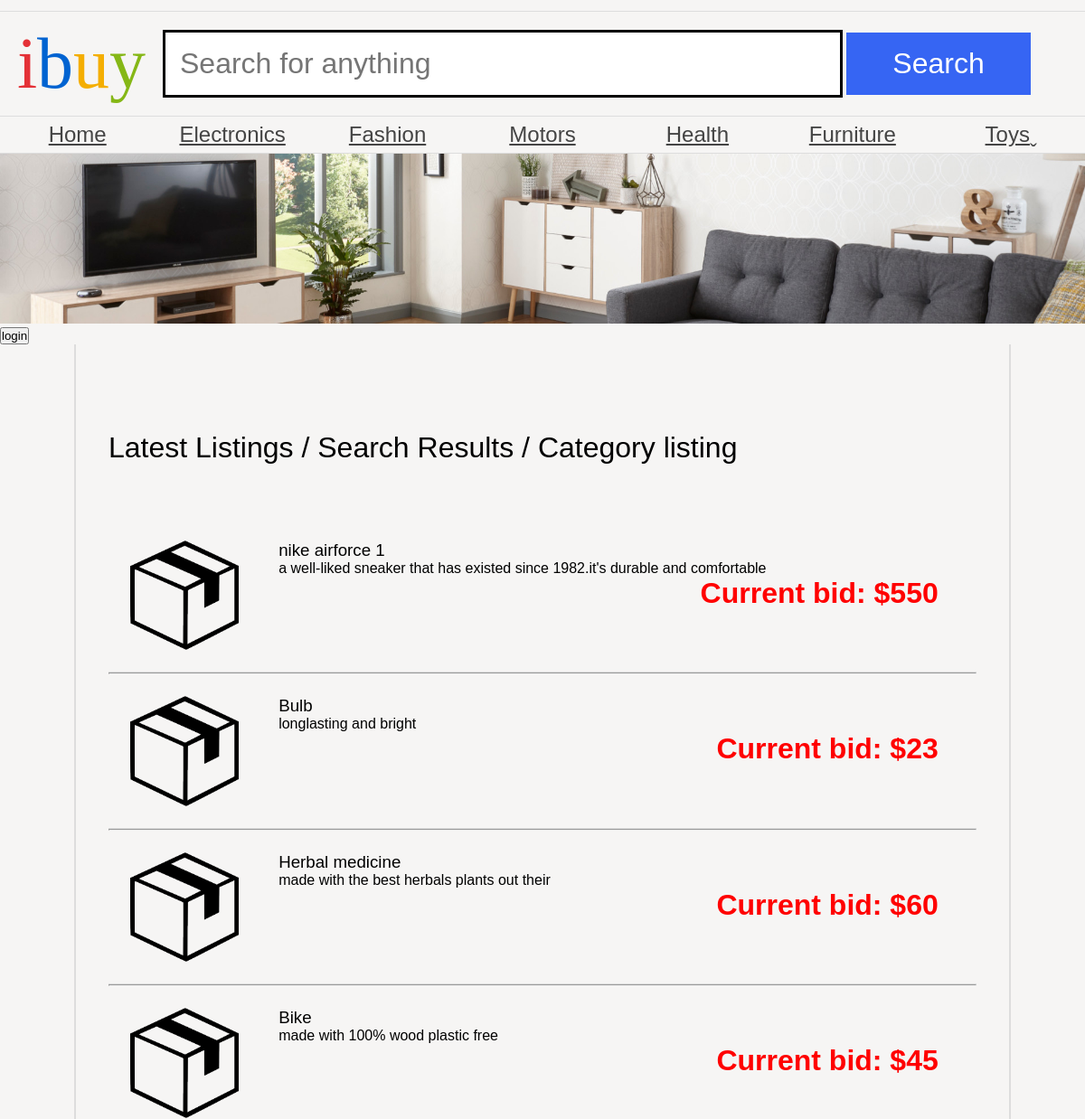
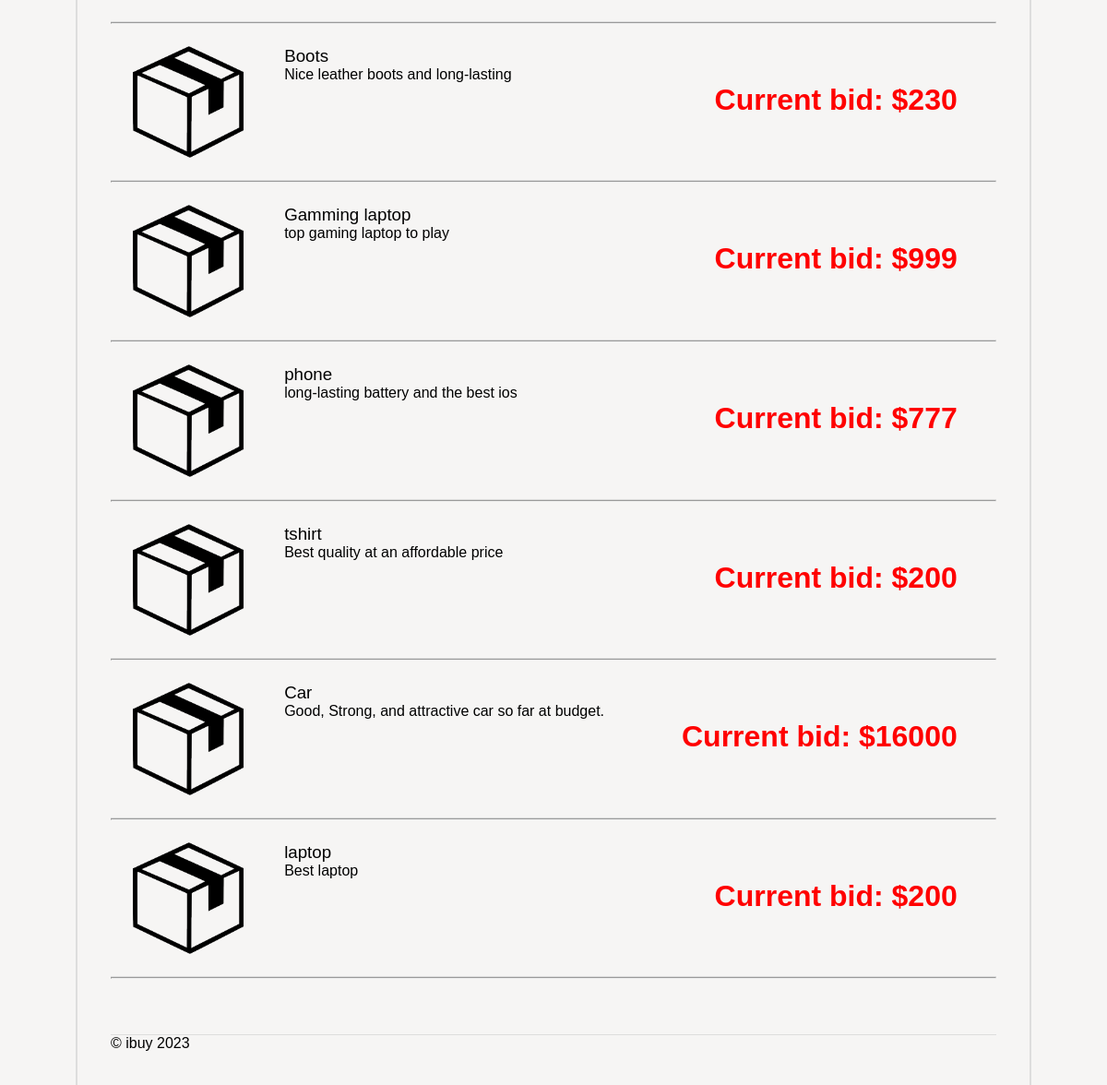
The page / on the database its author committed (2 pictures, top to bottom).
### tables this page shows
CREATE TABLE `category` (
  `category_id` int(2) NOT NULL AUTO_INCREMENT,
  `name` varchar(225) NOT NULL,
  PRIMARY KEY (`category_id`)
);

CREATE TABLE `auction` (
  `endDate` date NOT NULL,
  `auction_id` int(5) NOT NULL AUTO_INCREMENT,
  `title` varchar(50) NOT NULL,
  `description` varchar(1000) NOT NULL,
  `bid` double NOT NULL,
  `category` text NOT NULL,
  PRIMARY KEY (`auction_id`)
);

### index.php (the view, shortened to what this page needs)
<?php
	include 'header.php';
	include 'data-connection.php';
?>
<!DOCTYPE html>
<html>
	<head>
	</head>
	<body>
		<?php
		if(isset($_SESSION['userType'])){
			echo '<a href = "addAuction.php"> <button>addAuction</button></a>';
			if($_SESSION['userType']===1){
				?>
					<span class="dropdown">
		<button>Admin</button>
		<div class="dropdown-options">
			<a href="deleteCategory.php"><button>delete-Categories<button></a>
			<a href="addCategory.php"><button>Add-Categories<button></a>
			<a href="editCategory.php"><button>edit-Categories<button></a>
		</div>
		</div>
	</span>
				<?php
		}
			echo '<a href = "logout.php"> <button>logout</button></a>';
	}
			else{
      	echo '<p><a href = "login.php"> <button>login</button></a></p>';
	}	?>
			<main>
				<h1>Latest Listings / Search Results / Category listing</h1>
					<?php
					$get_products_query = $connection->prepare("SELECT * FROM auction ORDER BY auction_id DESC LIMIT 10");
					$get_products_query->execute();
					$auctionData = $get_products_query->fetchAll();
			foreach($auctionData as $auction){
			echo '<ul class="productList">';
			echo '<li>';
			echo '<img src="product.png" alt="product name">';
			echo '<article>';
			echo '<h2'.$auction['title'].'</h2>';
			echo '<h3>'.$auction['title'].'</h3>';
			echo '<p>'.$auction['description'].'</p>';
			echo '<p class="price">Current bid: $'.$auction['bid'].'</p>';
			echo '</article>';
			echo '</li>';
			echo '</ul>';
			echo '<hr />';
						}
			?>
<?php
	include 'footer.php';
?>
	</body>
</html>

### header.php (shortened to what this page needs)
<?php
include 'data-connection.php';?>
<!DOCTYPE html>
<html>
	<head>
		<link rel="stylesheet" href="ibuy.css" />
	</head>
	<body>
		<header>
			<h1><span class="i">i</span><span class="b">b</span><span class="u">u</span><span class="y">y</span></h1>
			<form action="#">
				<input type="text" name="search" placeholder="Search for anything" />
				<input type="submit" name="submit" value="Search" />
			</form>
		</header>
		<nav>
			<ul>
				<?php
				$get_categories_query = $connection->prepare("SELECT * FROM category");
				$get_categories_query->execute();
				$categories = $get_categories_query->fetchAll();
				foreach($categories as $category){
					echo '<li><a class="categoryLink" href="#">'.$category['name'].'</a></li>';
 }
				?>
			</ul>
		</nav>
		<img src="banners/1.jpg" alt="Banner" />

### footer.php
<footer>
				&copy; ibuy 2023
			</footer>
		</main>
	</body>
</html>

### ibuy.css (style rules this page uses)
* { margin: 0; padding: 0; }
body { font-family: 'Oxygen-Regular', sans-serif; background-color: #f6f5f4; max-width: 100vw; overflow-x: hidden; }
h1, h2, h3, h4 { font-weight: normal; }
a, a:visited { color: #444; }
header { margin-top: 1vw; font-family: 'Univers-Light-Normal'; display: grid; grid-template-columns: 15% 85%; align-items: center; padding-top: 1vw; padding-bottom: 1vw; border-top: 1px solid #ddd; border-bottom: 1px solid #ddd; }
header h1 { text-align: center; font-size: 5em; }
form { display: block; }
header form input[type=text] { border: 3px solid black; font-size: 2em; padding: 0.5em; width: 70%; }
body > img { width: 100vw; }
header form input[type=submit] { background-color: #3665f3; color: white; width: 20%; font-size: 2em; padding: 0.5em; cursor: pointer; border: 0; }
header .i { color: #e43137; }
header .b { color: #0063d1; }
header .u { color: #f4ae01; }
header .y { color: #85b716; }
body > nav { border-bottom: 1px solid #ddd; }
body > nav ul li:last-child a:after { content: 'ˬ'; position: absolute; }
body > nav ul { display: flex; width: 100vw; list-style-type: none; }
body > nav ul li { flex: 1; }
body > nav ul li a { display: block; text-align: center; padding-top: 0.5vw; padding-bottom: 0.5vw; font-size: 1.5em; }
.productList { list-style-type: none; }
.productList li { padding: 2vw; border-bottom: 1px solid #ddd; display: grid; grid-template-columns: 18% 80%; }
.productList img { width: auto; display: block; max-width: 10vw; }
p.price { display: block; text-align: right; font-weight: bold; font-size: 2em; }
main { padding: 3vw; display: block; overflow: hidden; width: 80vw; margin: auto; border-left: 2px solid #ddd; border-right: 2px solid #ddd; }
main h1 { margin-top: 5vw; margin-bottom: 5vw; }
.price { color: red; }
footer { margin-top: 5vw; border-top: 1px solid #ddd; }
h1 { text-decoration: none; }

### rows shown on the page
category: name "Home"
category: name "Electronics"
category: name "Fashion"
category: name "Motors"
category: name "Health"
category: name "Furniture"
category: name "Toys"
auction: title "nike airforce 1", description "a well-liked sneaker that has existed since 1982.it's durable and comfortable", bid "550"
auction: title "Bulb", description "longlasting and bright", bid "23"
auction: title "Herbal medicine", description "made with the best herbals plants out their", bid "60"
auction: title "Bike", description "made with 100% wood plastic free", bid "45"
auction: title "Boots", description "Nice leather boots and long-lasting", bid "230"
auction: title "Gamming laptop", description "top gaming laptop to play", bid "999"
auction: title "phone", description "long-lasting battery and the best ios", bid "777"
auction: title "tshirt", description "Best quality at an affordable price", bid "200"
auction: title "Car", description "Good, Strong, and attractive car so far at budget.", bid "16000"
auction: title "laptop", description "Best laptop", bid "200"
